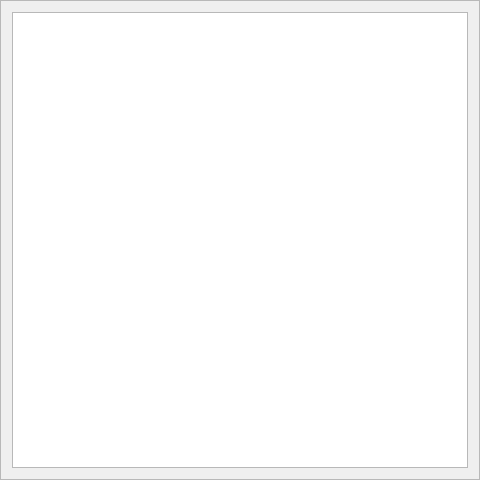
<?xml version="1.0" encoding="UTF-8"?>
<ui version="4.0">
 <class>Frame</class>
 <widget class="QFrame" name="Frame">
  <property name="geometry">
   <rect>
    <x>0</x>
    <y>0</y>
    <width>480</width>
    <height>480</height>
   </rect>
  </property>
  <property name="sizePolicy">
   <sizepolicy hsizetype="Minimum" vsizetype="MinimumExpanding">
    <horstretch>1</horstretch>
    <verstretch>2</verstretch>
   </sizepolicy>
  </property>
  <property name="minimumSize">
   <size>
    <width>480</width>
    <height>480</height>
   </size>
  </property>
  <property name="windowTitle">
   <string>Frame</string>
  </property>
  <property name="windowIcon">
   <iconset>
    <normaloff>AWLQtDemo.ico</normaloff>AWLQtDemo.ico</iconset>
  </property>
  <property name="frameShape">
   <enum>QFrame::StyledPanel</enum>
  </property>
  <property name="frameShadow">
   <enum>QFrame::Raised</enum>
  </property>
  <layout class="QHBoxLayout" name="horizontalLayout">
   <item>
    <widget class="QGraphicsView" name="FOV_2DScan"/>
   </item>
  </layout>
 </widget>
 <resources/>
 <connections/>
</ui>
